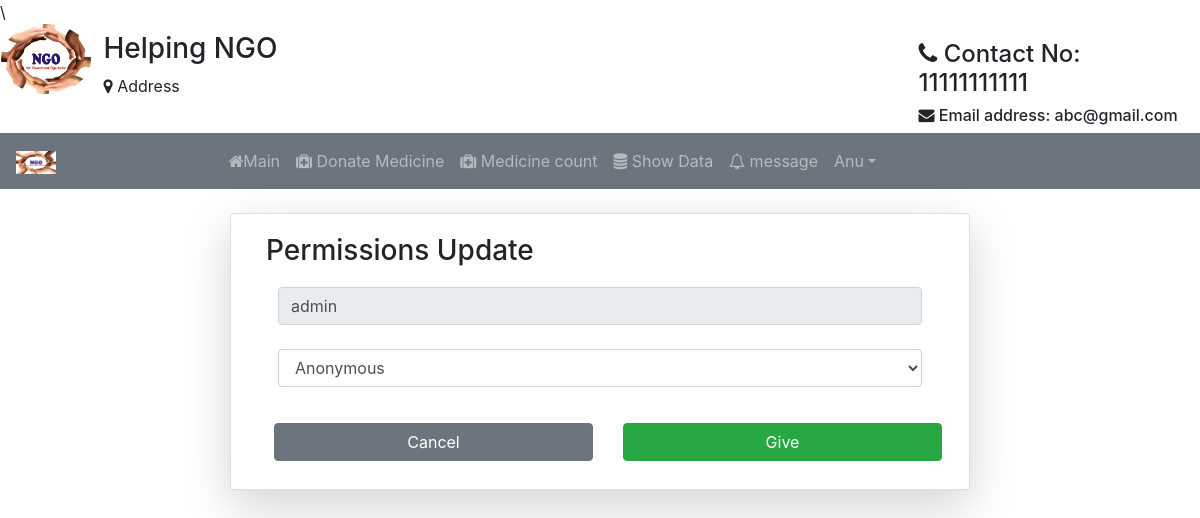
/eper/1/ (signed in), run on the app's committed database.
### Student/models.py (models this page shows)
class User(AbstractUser):
	t = (
		(1,'Medicinist'),
		(2,'Org'),
		(3,'Anonymous'),
		)
	role = models.IntegerField(default=3,choices=t)
	g=[('M',"Male"),('F','Female')]
	age=models.IntegerField(default=10)
	impf=models.ImageField(upload_to='Medicines/',default="ngo1.jpg")
	gender=models.CharField(max_length=10,choices=g,default="F")
	organization_name=models.CharField(max_length=120,default="ngo")
	hospital_name=models.CharField(max_length=120,default="ap")
	phone_no=models.CharField(null=True,default="1234567890",max_length=10)
	pan_no=models.CharField(max_length=10,default="ABC1234DE5")
	address=models.CharField(max_length=200,default="Tirupathi")

### Student/views.py (the view)
# urls.py: path('eper/<int:k>/',views.gvper,name="gp"),
def gvper(request,k):
	r = User.objects.get(id=k)
	if request.method == "POST":
		k = UsPerm(request.POST,instance=r)
		if k.is_valid():
			k.save()
			return redirect('/prm')
	k = UsPerm(instance=r)
	return render(request,'htfiles/gvp.html',{'y':k})

### Student/forms.py
class UsPerm(forms.ModelForm):
	class Meta:
		model=User
		fields=["username","role"]
		widgets={
		"username":forms.TextInput(attrs={
			"class":"form-control",
			"readOnly":True,
			}),
		"role":forms.Select(attrs={
			"class":"form-control",
			}),
		}

### Student/templates/htfiles/gvp.html (shortened to what this page needs)
{% extends 'htfiles/header.html' %}
{% block content %}
<div class="container mt-4">
	<div class="card col-md-8 mx-auto shadow-lg">
		<div class="card-body">
		 	<form method="post">
		 		<h3>Permissions Update</h3>
		 		<table class="table table-borderless">
		 			{% for m in y %}
		 			<tr>
		 				<td>{{m}}</td>
		 			</tr>
		 			{% endfor %}
		 		</table>
		 		<div class="row">
		 			<div class="col">
		 				<a href="{% url 'pmu' %}" class="btn btn-secondary m-2 col-sm">Cancel</a>
		 			</div>
		 			<div class="col">
		 				<input type="submit" value="Give" class="btn btn-success m-2 col-sm">
		 			</div>
		 		</div>
		 	</form>
		</div>
	</div>
</div>
{% endblock %}

### Student/templates/htfiles/navbar.html (shortened to what this page needs)
{% load static %}
<div class="row">
  <div class="col col-md-1" style="margin-left:1px;">
  <img src="{% static 'images/NGO.jpg' %}" alt="logo" style="width:90px; height: 70px;" class="rounded-circle">
  </div>
  <div class="col mt-2">
    <h3>Helping NGO</h3>
    <p><i class="fa fa-map-marker" aria-hidden="true"></i>
Address</p>
  </div>
  <div class="col-md-3" style="margin-right: 4px">
    <h4 class="mt-3"><i class="fa fa-phone" aria-hidden="true"></i>
Contact No: 11111111111</h4>
    <h6><i class="fa fa-envelope" aria-hidden="true"></i>   Email address: abc@gmail.com</h6>
  </div>
</div>
<nav class="navbar navbar-expand-sm bg-secondary text-white navbar-dark">
  <a class="navbar-brand" href="#">
    <img src="{% static 'images/NGO.jpg' %}" alt="logo" style="width: 40px;">
  </a>
  <ul class="navbar-nav ml-auto text-white" style="margin-right: 300px">
{% if not user.is_authenticated %}
    <li class="nav-item" style="margin-right: 80px">
      <a class="nav-link" href="#"><i class="fa fa-home" aria-hidden="true"></i>
Home</a>
    </li>
    <li class="nav-item" style="margin-right: 80px">
      <a class="nav-link" href="{% url 'ab' %}"><i class="fa fa-user" aria-hidden="true"></i>
About us</a>
   <!--  </li>
    <li class="nav-item" style="margin-right: 80px">
      <a class="nav-link" href="#">Volunteers</a>
    </li> -->
    <li class="nav-item" style="margin-right: 80px">
      <a class="nav-link" href="{% url 'don' %}"><i class="fa fa-users" aria-hidden="true"></i>
Our workers</a>
    </li>
    <li class="nav-item" style="margin-right: 80px">
      <a class="nav-link" href="#"><i class="fa fa-phone" aria-hidden="true"></i>
Contact us</a>
    </li>
    <li class="nav-item">
      <a class="nav-link" href="{% url 'log' %}"><span class="glyphicon glyphicon-user"></span><i class="fa fa-sign-in" aria-hidden="true"></i>
Login</a>
    </li>
  {% elif user.role == 1 %}
  <li class="nav-item">
        <a class="nav-link" href="{% url 'mnp' %}"><i class="fa fa-home" aria-hidden="true"></i>Main</a>
      </li>
      <li class="nav-item">
        <a class="nav-link" href="{% url 'up' %}"><i class="fa fa-medkit" aria-hidden="true"></i>
Donate Medicine</a>
      </li>
      <li class="nav-item">
        <a class="nav-link" href="#"><i class="fa fa-medkit" aria-hidden="true"></i>
Medicine count</a>
      </li>
      <li class="nav-item">
        <a class="nav-link" href="{% url 'tab' %}"><i class="fa fa-database" aria-hidden="true"></i>
Show Data</a>
      </li>
      <li class="nav-item">
        <a class="nav-link" href="#"><i class="fa fa-bell-o" aria-hidden="true"></i>
message </a>
      </li>
      <li class="dropdown">
      <a type="button" class="nav-link dropdown-toggle" data-toggle="dropdown">{{user.username}}</a>
    {% endif %}
    </ul>
</nav>

### Student/templates/htfiles/navbar.html (style rules this page uses)
.nav-link { color: light; }

### data on the page
User: username "Anu"
User: y "admin" "Anonymous"
